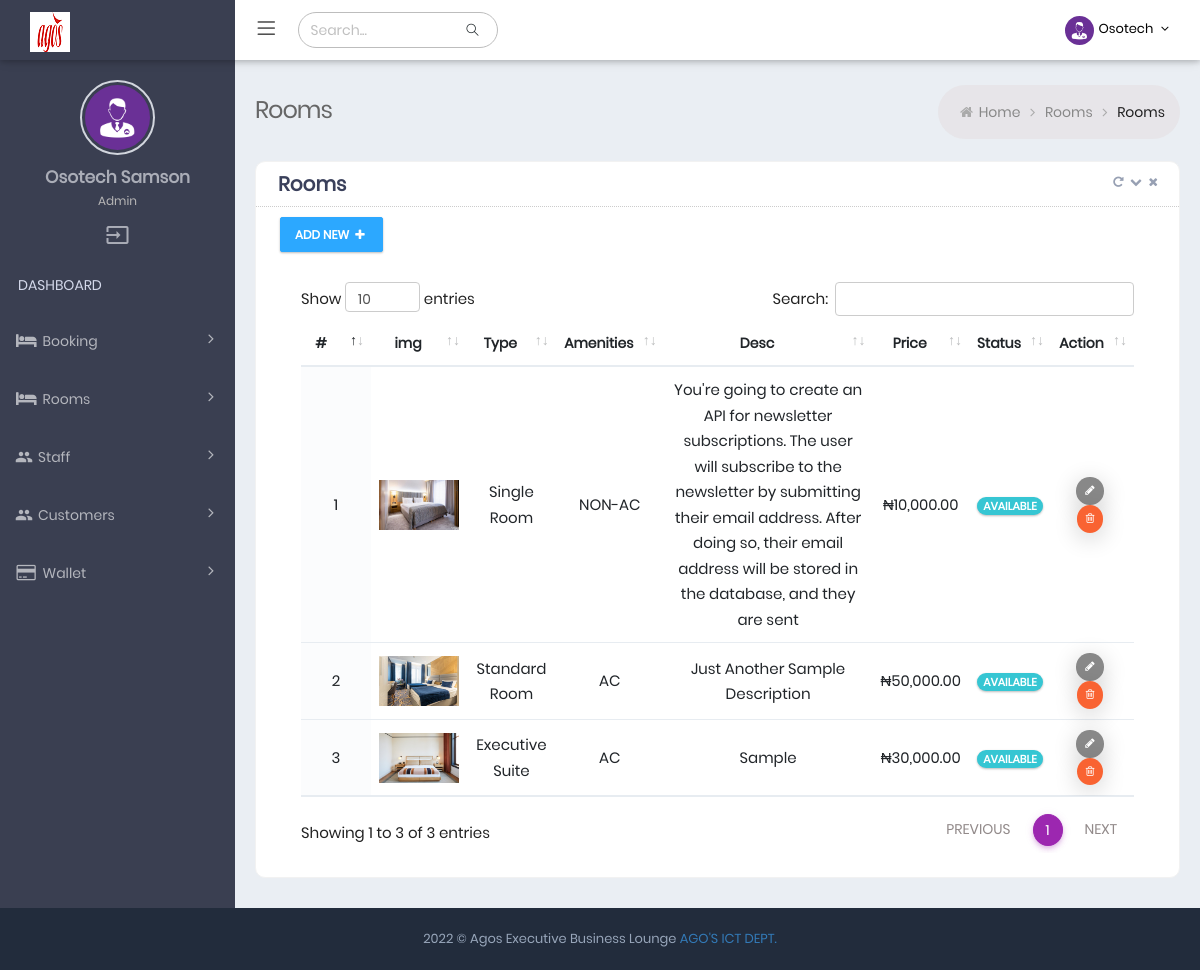
/rooms (signed in), run on the app's committed database.
### tables this page shows
CREATE TABLE IF NOT EXISTS `admin_tbl` (
  `id` int(11) NOT NULL AUTO_INCREMENT,
  `username` varchar(50) DEFAULT NULL,
  `email` varchar(255) DEFAULT NULL,
  `password` varchar(255) DEFAULT NULL,
  `fullname` varchar(255) DEFAULT NULL,
  `role_type` varchar(50) NOT NULL DEFAULT 'Admin',
  `status` tinyint(1) NOT NULL DEFAULT 0 COMMENT '0= not active, 1=active',
  `verified` tinyint(1) NOT NULL DEFAULT 0 COMMENT '0=not verified, 1= verified',
  `is_online` tinyint(1) NOT NULL DEFAULT 0 COMMENT '0=offline, 1=online',
  `created_at` date NOT NULL,
  PRIMARY KEY (`id`)
);

CREATE TABLE IF NOT EXISTS `rooms_tbl` (
  `id` int(11) NOT NULL AUTO_INCREMENT,
  `room_name` varchar(255) NOT NULL,
  `room_type` varchar(255) NOT NULL,
  `price` decimal(7,2) NOT NULL COMMENT 'price of the room per night',
  `room_desc` mediumtext NOT NULL,
  `facilities` text NOT NULL,
  `firstImage` varchar(255) NOT NULL,
  `acType` varchar(100) DEFAULT NULL,
  `thirdImage` varchar(255) NOT NULL,
  `is_booked` tinyint(1) NOT NULL DEFAULT 0 COMMENT '0=not booked, 1= booked',
  `created_at` date DEFAULT NULL,
  PRIMARY KEY (`id`),
  KEY `room_name` (`room_name`)
);

### Helper/helper.php (called while the page is built, shortened)
<?php
$Database = new Database();
$dbh = $Database->osotech_connect();
$Alert = new Alert();
$Core = new Core($dbh, $Alert);
$Admin = new Admin($dbh, $Core, $Alert);
$Room = new Room($dbh, $Core, $Alert);
$Admin->isAdminLoggedIn();
$admin_data = $Admin->getAdminById($_SESSION['AGOS_ADMIN_UNIQUE_ID']);

### App/Controller/Admin.php (called while the page is built, shortened)
<?php
class Admin
{
  private PDO $dbh;
  private $table = "admin_tbl";
  public function __construct($dbh, $Core, $Alert)
  {
    $this->dbh = $dbh;
  }
  public function getAdminById($aid)
  {
    $sql = "SELECT * FROM `{$this->table}` WHERE id=? LIMIT 1";
    $this->stmt = $this->dbh->prepare($sql);
    $this->response = $this->stmt->execute([$aid]);
    if ($this->stmt->rowCount() == '1') {
      $this->response = $this->stmt->fetch();
      return $this->response;
      $this->dbh = null;
    }
  }
}

### App/Controller/Room.php (called while the page is built, shortened)
<?php
class Room
{
  private PDO $dbh;
  private $table = "rooms_tbl";
  public function __construct($dbh, $Core, $Alert)
  {
    $this->dbh = $dbh;
  }
  public function getAllRooms()
  {
    $sql = "SELECT * FROM `{$this->table}` ORDER BY id DESC LIMIT 200";
    $this->stmt = $this->dbh->prepare($sql);
    $this->stmt->execute();
    if ($this->stmt->rowCount() > 0) {
      $this->response = $this->stmt->fetchAll();
      return $this->response;
      $this->dbh = null;
    }
  }
}

### rooms.php (the view, shortened to what this page needs)
<?php
require_once "Helper/helper.php";
?>
<!DOCTYPE html>
<html lang="en">
<head>
  <?php include_once("Inc/DatatableHeaderScript.php"); ?>
</head>
<body
  class="page-header-fixed sidemenu-closed-hidelogo page-content-white page-md header-white dark-sidebar-color logo-dark">
  <div class="page-wrapper">
    <?php include_once "Inc/Header.php" ?>
    <div class="page-container">
      <?php include_once "Inc/TopSidebar.php"; ?>
      <div class="page-content-wrapper">
        <div class="page-content">
          <div class="page-bar">
            <div class="page-title-breadcrumb">
              <div class=" pull-left">
                <div class="page-title">Rooms</div>
              </div>
              <ol class="breadcrumb page-breadcrumb pull-right">
                <li><i class="fa fa-home"></i>&nbsp;<a class="parent-item" href="./">Home</a>&nbsp;<i
                    class="fa fa-angle-right"></i>
                </li>
                <li><a class="parent-item" href="#">Rooms</a>&nbsp;<i class="fa fa-angle-right"></i>
                </li>
                <li class="active"> Rooms</li>
              </ol>
            </div>
          </div>
          <div class="row">
            <div class="col-md-12">
              <div class="card card-box">
                <div class="card-head">
                  <header> Rooms</header>
                  <div class="tools">
                    <a class="fa fa-repeat btn-color box-refresh" href="javascript:;"></a>
                    <a class="t-collapse btn-color fa fa-chevron-down" href="javascript:;"></a>
                    <a class="t-close btn-color fa fa-times" href="javascript:;"></a>
                  </div>
                </div>
                <div class="card-body ">
                  <div class="row p-b-20">
                    <div class="col-md-6 col-sm-6 col-6">
                      <div class="btn-group">
                        <a href="add-room" id="addRow" class="btn btn-info">
                          Add New <i class="fa fa-plus"></i>
                        </a>
                      </div>
                    </div>
                  </div>
                  <div class="table-scrollable">
                    <table class="table table-hover table-checkable order-column full-width" id="example4">
                      <thead>
                        <tr>
                          <th class="center"> # </th>
                          <th class="center"> img </th>
                          <th class="center"> Type </th>
                          <th class="center">Amenities </th>
                          <th class="center"> Desc </th>
                          <th class="center"> Price </th>
                          <th class="center"> Status </th>
                          <th class="center"> Action </th>
                        </tr>
                      </thead>
                      <tbody>
                        <?php $allRooms = $Room->getAllRooms();
                        if ($allRooms) {
                          $cnt = 0;
                          foreach ($allRooms as $room) {
                            $cnt++;
                        ?>
                        <tr class="odd gradeX">
                          <td class="center"><?php echo $cnt; ?></td>
                          <td>
                            <img src="image/<?php echo $room->firstImage; ?>" width="100" style="width:80px;height:50px"
                              alt="">
                          </td>
                          <td class="center"><?php echo $room->room_type; ?></td>
                          <td class="center"><?php echo $room->acType; ?></td>
                          <td class="center"><?php echo $room->room_desc; ?></td>
                          <td class="center">&#8358;<?php echo number_format($room->price, 2); ?></td>
                          <td class="center">
                            <?php echo (bool)$room->is_booked == '0' ? '<span class="badge badge-success badge-pill">Available</span>' : ' <span class="badge badge-danger badge-pill">Booked</span>'; ?>
                          </td>
                          <td class="center">
                            <a href="edit_room.html" class="btn btn-tbl-edit btn-xs">
                              <i class="fa fa-pencil"></i>
                            </a>
                            <a class="btn btn-tbl-delete btn-xs">
                              <i class="fa fa-trash-o "></i>
                            </a>
                          </td>
                        </tr>
                        <?php
                          }
                        }
                        ?>
                      </tbody>
                    </table>
                  </div>
                </div>
              </div>
            </div>
          </div>
        </div>
      </div>
    </div>
    <?php include_once "Inc/Footer.php"; ?>
  </div>
</body>
</html>

### Inc/DatatableHeaderScript.php (shortened to what this page needs)
<link href="assets/plugins/simple-line-icons/simple-line-icons.min.css" rel="stylesheet" type="text/css" />
<link href="assets/plugins/font-awesome/css/font-awesome.min.css" rel="stylesheet" type="text/css" />
<link href="assets/plugins/bootstrap/css/bootstrap.min.css" rel="stylesheet" type="text/css" />
<link rel="stylesheet" href="assets/plugins/material/material.min.css">
<link rel="stylesheet" href="assets/css/material_style.css">
<link href="assets/plugins/datatables/plugins/bootstrap/dataTables.bootstrap4.min.css" rel="stylesheet"
  type="text/css" />
<link href="assets/css/pages/animate_page.css" rel="stylesheet">
<link rel="stylesheet" href="assets/plugins/jquery-toast/dist/jquery.toast.min.css">
<link href="assets/css/style.css" rel="stylesheet" type="text/css" />
<link href="assets/css/plugins.min.css" rel="stylesheet" type="text/css" />
<link href="assets/css/responsive.css" rel="stylesheet" type="text/css" />
<link href="assets/css/theme-color.css" rel="stylesheet" type="text/css" />

### Inc/Header.php (shortened to what this page needs)
<div class="page-header navbar navbar-fixed-top">
  <div class="page-header-inner ">
    <div class="page-logo">
      <a href="./">
        <img alt="" src="assets/img/logo.png">
        <span class="logo-default"></span> </a>
    </div>
    <ul class="nav navbar-nav navbar-left in">
      <li><a href="javascript:void(0);" class="menu-toggler sidebar-toggler"><i class="icon-menu"></i></a></li>
    </ul>
    <form class="search-form-opened" action="#" method="GET">
      <div class="input-group">
        <input type="text" class="form-control" placeholder="Search..." name="query">
        <span class="input-group-btn search-btn">
          <a href="javascript:;" class="btn submit">
            <i class="icon-magnifier"></i>
          </a>
        </span>
      </div>
    </form>
    <?php include_once "Inc/TopMenuBar.php"; ?>
  </div>
</div>

### Inc/TopMenuBar.php (shortened to what this page needs)
<div class="top-menu">
  <ul class="nav navbar-nav pull-right">
    <li class="dropdown dropdown-user">
      <a href="javascript:;" class="dropdown-toggle" data-bs-toggle="dropdown" data-hover="dropdown"
        data-close-others="true">
        <img alt="" class="img-circle " src="assets/img/user-image.jpg" />
        <span class="username username-hide-on-mobile"> <?php echo ucfirst($admin_data->username); ?> </span>
        <i class="fa fa-angle-down"></i>
      </a>
    </li>
  </ul>
</div>

### Inc/TopSidebar.php (shortened to what this page needs)
<div class="sidebar-container">
  <div class="sidemenu-container navbar-collapse collapse fixed-menu">
    <div id="remove-scroll">
      <ul class="sidemenu page-header-fixed p-t-20" data-keep-expanded="false" data-auto-scroll="true"
        data-slide-speed="200">
        <li class="sidebar-user-panel">
          <div class="user-panel">
            <div class="row">
              <div class="sidebar-userpic">
                <img src="assets/img/user-image.jpg" class="img-responsive" alt="">
              </div>
            </div>
            <div class="profile-usertitle">
              <div class="sidebar-userpic-name"> <?php echo ucfirst($admin_data->fullname); ?> </div>
              <div class="profile-usertitle-job"> <?php echo ucfirst($admin_data->role_type); ?> </div>
            </div>
            <div class="sidebar-userpic-btn">
              <a class="tooltips" onclick="return confirm('Do you really want to Sign Out?');"
                href="logout?action=destroy_admin_session" data-placement="top" data-original-title="Logout">
                <i class="material-icons">input</i>
              </a>
            </div>
          </div>
        </li>
        <li class="menu-heading">
          <span class="text-center">DASHBOARD</span>
        </li>
        <li class="nav-item">
          <a href="#" class="nav-link nav-toggle">
            <i class="fa fa-bed"></i>
            <span class="title">Booking</span>
          </a>
        </li>
        <li class="nav-item">
          <a href="#" class="nav-link nav-toggle">
            <i class="fa fa-bed"></i>
            <span class="title">Rooms</span>
          </a>
        </li>
        <li class="nav-item">
          <a href="#" class="nav-link nav-toggle">
            <i class="material-icons">group</i>
            <span class="title">Staff</span>
          </a>
        </li>
        <li class="nav-item">
          <a href="#" class="nav-link nav-toggle">
            <i class="material-icons">group</i>
            <span class="title">Customers</span>
          </a>
        </li>
        <li class="nav-item">
          <a href="#" class="nav-link nav-toggle">
            <i class="fa fa-credit-card"></i>
            <span class="title">Wallet</span>
          </a>
        </li>
      </ul>
    </div>
  </div>
</div>

### Inc/Footer.php (shortened to what this page needs)
<div class="page-footer">
  <div class="page-footer-inner"> <?php echo date("Y") ?> &copy; Agos Executive Business Lounge
    <a href="mailto:info@agosoffices.com" target="_top" class="makerCss">AGO'S ICT DEPT.</a>
  </div>
</div>

### assets/css/material_style.css (style rules this page uses)
.material-icons { font-family: "Material Icons"; font-weight: normal; font-style: normal; font-size: 24px; display: inline-block; line-height: 1; text-transform: none; letter-spacing: normal; word-wrap: normal; white-space: nowrap; direction: ltr; -webkit-font-smoothing: antialiased; text-rendering: optimizeLegibility; -moz-osx-font-smoothing: grayscale; font-feature-settings: "liga"; }
.full-width { width: 100% !important; }
.page-header.navbar .page-logo { line-height: 1.7 !important; }

### assets/css/responsive.css (style rules this page uses)
@media only screen and (min-width:768px) { .navbar-left { float: left!important; } }
@media (min-width:768px) { .navbar-nav>li { float: left; } }
@media (min-width:992px) { .sidemenu-container { width: 235px; float: left; position: relative; margin-right: -100% } }
@media (min-width:992px) { .sidemenu-container.collapse { display: block; max-height: none !important } }
@media (min-width:992px) { .page-content-wrapper { float: left; width: 100% } }
@media (min-width:992px) { .page-content-wrapper .page-content { margin-left: 235px; margin-top: 0; min-height: 600px; padding: 25px 20px 10px } }
@media (min-width:992px) { .page-footer { clear: left } }

### assets/css/theme-color.css (style rules this page uses)
:root { --sidebar-color: #ffffff; --sidebar-font-color: #4680ff; --logo-color: #222c3c; --header-color: #6673FC; }
.dark-sidebar-color .sidemenu-container { background-color: #3a3f51; }
.dark-sidebar-color .sidemenu-container .sidemenu>li>a, .dark-sidebar-color .sidemenu-closed.sidemenu-container-fixed .sidemenu-container:hover .sidemenu>li>a { color: #b4b6bd; border-bottom:none; }
.dark-sidebar-color .user-panel { color: #ccc; }
.dark-sidebar-color .page-container { background-color : #3a3f51; }
.logo-dark .page-header.navbar .page-logo { background: #3a3f51; }
.header-white .page-header.navbar { background-color: #ffffff; }
.header-white form.search-form-opened { float: left; width: 100%; max-width: 200px; background-color: transparent; color: #fff; border-radius: 30px; margin: 12px 0 0 10px; border: 1px solid #bdbdbd; }
.header-white .page-header.navbar .top-menu .navbar-nav>li.dropdown-language>.dropdown-toggle>.langname, .header-white .page-header.navbar .top-menu .navbar-nav>li.dropdown-user>.dropdown-toggle>.username, .header-white .page-header.navbar .top-menu .navbar-nav>li.dropdown-user>.dropdown-toggle>i { color: #000; }
.header-white .page-header.navbar .top-menu .navbar-nav>li.dropdown .dropdown-toggle>i { color: #000; }
.header-white .menu-toggler i.icon-menu { color: #000000; font-size: 18px; }

### data on the page
admin_tbl: username "Osotech", fullname "Osotech Samson", role_type "Admin"
rooms_tbl: firstImage (picture), room_type "Single Room", acType "NON-AC", room_desc "You're going to create an API for newsletter subscriptions. The user will subscribe to the newsletter by submitting their email address. After doing so, their email address will be stored in the database, and they are sent", price "10,000.00", is_booked "AVAILABLE"
rooms_tbl: firstImage (picture), room_type "Standard Room", acType "AC", room_desc "Just Another Sample Description", price "50,000.00", is_booked "AVAILABLE"
rooms_tbl: firstImage (picture), room_type "Executive Suite", acType "AC", room_desc "Sample", price "30,000.00", is_booked "AVAILABLE"
